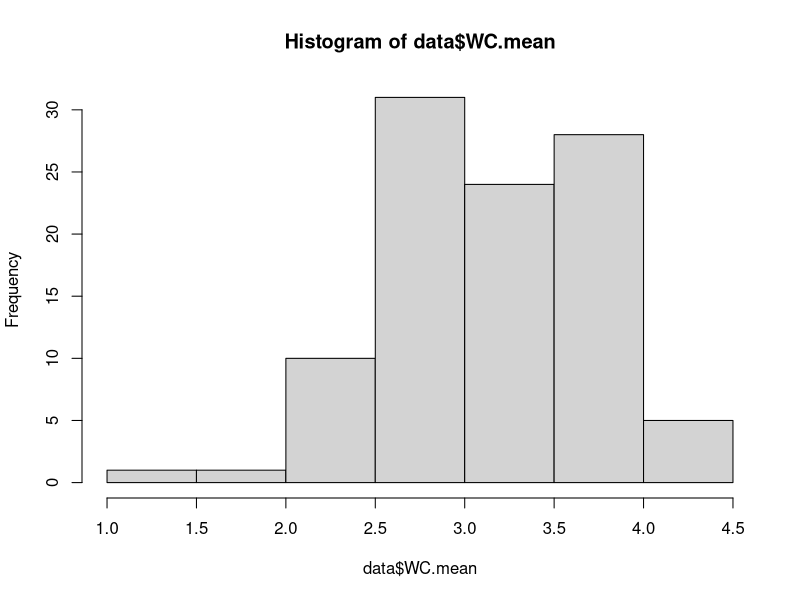

The R script that drew this image:
## ---- chunk 1
fro <- read.csv2(file = "Data//Froehlich et al 2014 Daten 100.csv")
## ---- chunk 2
names(fro)
## ---- chunk 3
length(fro)-1
## ---- chunk 4
data <- read.csv2(file = "Data//Froehlich et al 2014 Daten 100.csv")
## ---- chunk 5
names(data)
## ---- chunk 6
length(data)
## ---- chunk 7
class(data)
## ---- chunk 8
zahlen <- c(1, 2, 4)
length(zahlen)
zahlen
print(zahlen)
class(zahlen)
## ---- chunk 9
zahlen <- c(zahlen, "fünf")
length(zahlen)
zahlen
print(zahlen)
class(zahlen)
## ---- chunk 10
zahlen[3]
## ---- chunk 11
zahlen[2:4] #2 bis 4
zahlen[c(2, 4)] #2 und 4
## ---- chunk 12
zahlen[-2]
## ---- chunk 13
data[2, 5]
data[1:3, 2:4]
## ---- chunk 14
data[1:5, c("DSEX", "DHIE")]
## ---- chunk 15
data[data$DBAN =="5", 1:10]
## ---- chunk 16
# (Optionales) sortieren von "data" nach Variablennamen
data <- data[, order(names(data))]
names(data)

# Selektion einer Skala
names(data[95:101])

# Speicherung des Reihen-Mittelwerts in einer neuen Variable
data$WC.mean <- rowMeans(data[95:101])
head(data$WC.mean) #zeige die ersten Einträge an (zur Kontrolle)

hist(data$WC.mean) # Darstellung im Histogramm
